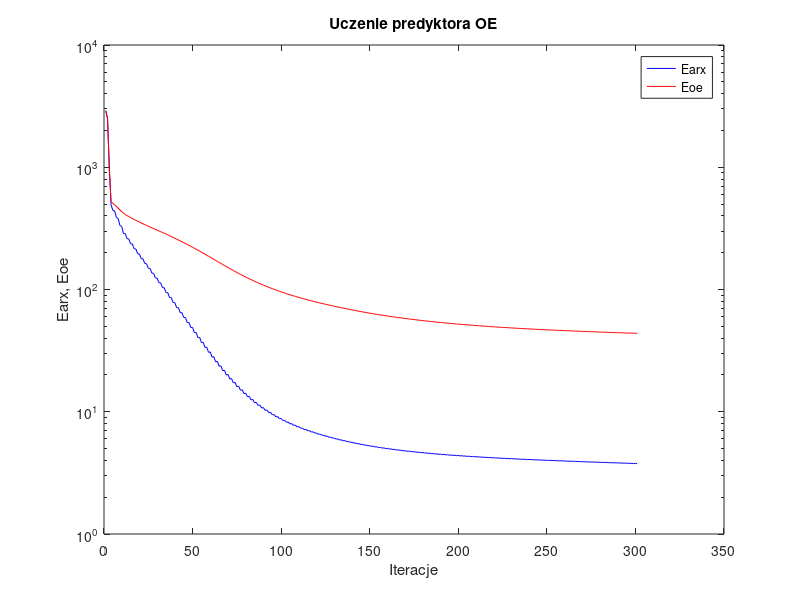
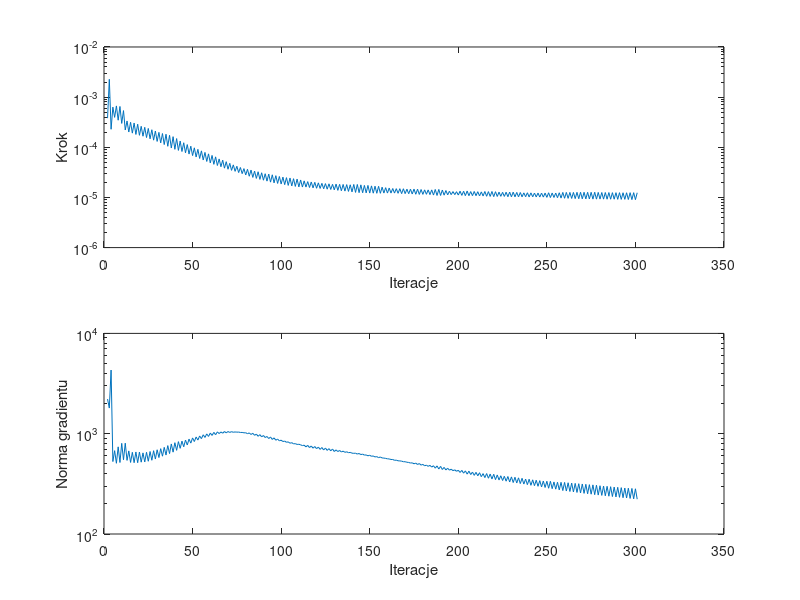

The MATLAB script that drew these images, in order:
%uczenie predyktora oe
clear all;
n=0; farx(n+1)=2.910036e+003; foe(n+1)=2.880503e+003; wspucz(n+1)=0.000000e+000; ng(n+1)=0.000000e+000;
n=1; farx(n+1)=2.531166e+003; foe(n+1)=2.485823e+003; krok(n+1)=3.812452e-004; ng(n+1)=2.215194e+003;
n=2; farx(n+1)=1.004899e+003; foe(n+1)=9.456060e+002; krok(n+1)=2.267275e-003; ng(n+1)=1.800887e+003;
n=3; farx(n+1)=4.923012e+002; foe(n+1)=5.239870e+002; krok(n+1)=2.288097e-004; ng(n+1)=4.309546e+003;
n=4; farx(n+1)=4.441560e+002; foe(n+1)=5.078778e+002; krok(n+1)=6.326141e-004; ng(n+1)=5.277228e+002;
n=5; farx(n+1)=4.396049e+002; foe(n+1)=4.932702e+002; krok(n+1)=3.949694e-004; ng(n+1)=6.774323e+002;
n=6; farx(n+1)=3.886537e+002; foe(n+1)=4.772087e+002; krok(n+1)=6.682927e-004; ng(n+1)=5.072232e+002;
n=7; farx(n+1)=3.813254e+002; foe(n+1)=4.625151e+002; krok(n+1)=3.467612e-004; ng(n+1)=7.392878e+002;
n=8; farx(n+1)=3.331768e+002; foe(n+1)=4.469596e+002; krok(n+1)=6.518015e-004; ng(n+1)=5.163388e+002;
n=9; farx(n+1)=3.276960e+002; foe(n+1)=4.332521e+002; krok(n+1)=2.992546e-004; ng(n+1)=8.011296e+002;
n=10; farx(n+1)=2.867635e+002; foe(n+1)=4.206955e+002; krok(n+1)=5.391128e-004; ng(n+1)=5.497452e+002;
n=11; farx(n+1)=2.867824e+002; foe(n+1)=4.104311e+002; krok(n+1)=2.215284e-004; ng(n+1)=8.041144e+002;
n=12; farx(n+1)=2.605338e+002; foe(n+1)=4.023784e+002; krok(n+1)=3.347436e-004; ng(n+1)=5.420452e+002;
n=13; farx(n+1)=2.593889e+002; foe(n+1)=3.949910e+002; krok(n+1)=2.015675e-004; ng(n+1)=6.738320e+002;
n=14; farx(n+1)=2.369791e+002; foe(n+1)=3.876804e+002; krok(n+1)=3.149159e-004; ng(n+1)=5.170525e+002;
n=15; farx(n+1)=2.355637e+002; foe(n+1)=3.809333e+002; krok(n+1)=1.915864e-004; ng(n+1)=6.523527e+002;
n=16; farx(n+1)=2.153527e+002; foe(n+1)=3.741855e+002; krok(n+1)=3.046485e-004; ng(n+1)=5.139671e+002;
n=17; farx(n+1)=2.141707e+002; foe(n+1)=3.679187e+002; krok(n+1)=1.803354e-004; ng(n+1)=6.575537e+002;
n=18; farx(n+1)=1.960720e+002; foe(n+1)=3.616980e+002; krok(n+1)=2.884957e-004; ng(n+1)=5.139634e+002;
n=19; farx(n+1)=1.950282e+002; foe(n+1)=3.558989e+002; krok(n+1)=1.733806e-004; ng(n+1)=6.562490e+002;
n=20; farx(n+1)=1.791080e+002; foe(n+1)=3.502077e+002; krok(n+1)=2.619761e-004; ng(n+1)=5.202109e+002;
n=21; farx(n+1)=1.780039e+002; foe(n+1)=3.448665e+002; krok(n+1)=1.662532e-004; ng(n+1)=6.440123e+002;
n=22; farx(n+1)=1.634988e+002; foe(n+1)=3.395158e+002; krok(n+1)=2.501541e-004; ng(n+1)=5.224250e+002;
n=23; farx(n+1)=1.625503e+002; foe(n+1)=3.344639e+002; krok(n+1)=1.563635e-004; ng(n+1)=6.525816e+002;
n=24; farx(n+1)=1.493056e+002; foe(n+1)=3.293928e+002; krok(n+1)=2.375655e-004; ng(n+1)=5.313373e+002;
n=25; farx(n+1)=1.484895e+002; foe(n+1)=3.245782e+002; krok(n+1)=1.474875e-004; ng(n+1)=6.642560e+002;
n=26; farx(n+1)=1.363852e+002; foe(n+1)=3.197420e+002; krok(n+1)=2.238326e-004; ng(n+1)=5.435163e+002;
n=27; farx(n+1)=1.356772e+002; foe(n+1)=3.151195e+002; krok(n+1)=1.387513e-004; ng(n+1)=6.770100e+002;
n=28; farx(n+1)=1.245742e+002; foe(n+1)=3.104536e+002; krok(n+1)=2.111695e-004; ng(n+1)=5.589286e+002;
n=29; farx(n+1)=1.239666e+002; foe(n+1)=3.059831e+002; krok(n+1)=1.309203e-004; ng(n+1)=6.913067e+002;
n=30; farx(n+1)=1.137458e+002; foe(n+1)=3.014636e+002; krok(n+1)=1.984325e-004; ng(n+1)=5.783074e+002;
n=31; farx(n+1)=1.132449e+002; foe(n+1)=2.971004e+002; krok(n+1)=1.224609e-004; ng(n+1)=7.093381e+002;
n=32; farx(n+1)=1.037695e+002; foe(n+1)=2.926683e+002; krok(n+1)=1.882222e-004; ng(n+1)=5.966718e+002;
n=33; farx(n+1)=1.033764e+002; foe(n+1)=2.883762e+002; krok(n+1)=1.133097e-004; ng(n+1)=7.310730e+002;
n=34; farx(n+1)=9.447249e+001; foe(n+1)=2.839660e+002; krok(n+1)=1.821736e-004; ng(n+1)=6.128142e+002;
n=35; farx(n+1)=9.422873e+001; foe(n+1)=2.796909e+002; krok(n+1)=1.046887e-004; ng(n+1)=7.609436e+002;
n=36; farx(n+1)=8.591743e+001; foe(n+1)=2.753189e+002; krok(n+1)=1.733806e-004; ng(n+1)=6.334370e+002;
n=37; farx(n+1)=8.579050e+001; foe(n+1)=2.710550e+002; krok(n+1)=9.677161e-005; ng(n+1)=7.904197e+002;
n=38; farx(n+1)=7.811066e+001; foe(n+1)=2.667001e+002; krok(n+1)=1.629504e-004; ng(n+1)=6.546114e+002;
n=39; farx(n+1)=7.805525e+001; foe(n+1)=2.624787e+002; krok(n+1)=9.108681e-005; ng(n+1)=8.135014e+002;
n=40; farx(n+1)=7.104047e+001; foe(n+1)=2.581977e+002; krok(n+1)=1.492510e-004; ng(n+1)=6.823208e+002;
n=41; farx(n+1)=7.103678e+001; foe(n+1)=2.540321e+002; krok(n+1)=8.669030e-005; ng(n+1)=8.332017e+002;
n=42; farx(n+1)=6.472332e+001; foe(n+1)=2.498527e+002; krok(n+1)=1.331533e-004; ng(n+1)=7.147452e+002;
n=43; farx(n+1)=6.470716e+001; foe(n+1)=2.457789e+002; krok(n+1)=8.238644e-005; ng(n+1)=8.430948e+002;
n=44; farx(n+1)=5.891002e+001; foe(n+1)=2.416366e+002; krok(n+1)=1.231773e-004; ng(n+1)=7.407568e+002;
n=45; farx(n+1)=5.893640e+001; foe(n+1)=2.376054e+002; krok(n+1)=7.765442e-005; ng(n+1)=8.635316e+002;
n=46; farx(n+1)=5.362580e+001; foe(n+1)=2.335158e+002; krok(n+1)=1.133097e-004; ng(n+1)=7.720660e+002;
n=47; farx(n+1)=5.368792e+001; foe(n+1)=2.295320e+002; krok(n+1)=7.324517e-005; ng(n+1)=8.829859e+002;
n=48; farx(n+1)=4.879163e+001; foe(n+1)=2.255000e+002; krok(n+1)=1.051281e-004; ng(n+1)=8.058879e+002;
n=49; farx(n+1)=4.890442e+001; foe(n+1)=2.215485e+002; krok(n+1)=6.831655e-005; ng(n+1)=9.077819e+002;
n=50; farx(n+1)=4.441536e+001; foe(n+1)=2.175635e+002; krok(n+1)=9.756692e-005; ng(n+1)=8.352586e+002;
n=51; farx(n+1)=4.455506e+001; foe(n+1)=2.136697e+002; krok(n+1)=6.409618e-005; ng(n+1)=9.267928e+002;
n=52; farx(n+1)=4.042339e+001; foe(n+1)=2.097460e+002; krok(n+1)=9.108681e-005; ng(n+1)=8.644886e+002;
n=53; farx(n+1)=4.060193e+001; foe(n+1)=2.059035e+002; krok(n+1)=5.985115e-005; ng(n+1)=9.497117e+002;
n=54; farx(n+1)=3.681131e+001; foe(n+1)=2.020549e+002; krok(n+1)=8.489916e-005; ng(n+1)=8.928778e+002;
n=55; farx(n+1)=3.701687e+001; foe(n+1)=1.982787e+002; krok(n+1)=5.581911e-005; ng(n+1)=9.753965e+002;
n=56; farx(n+1)=3.355819e+001; foe(n+1)=1.945101e+002; krok(n+1)=7.907676e-005; ng(n+1)=9.175757e+002;
n=57; farx(n+1)=3.377480e+001; foe(n+1)=1.908235e+002; krok(n+1)=5.219689e-005; ng(n+1)=9.954622e+002;
n=58; farx(n+1)=3.062099e+001; foe(n+1)=1.871458e+002; krok(n+1)=7.395359e-005; ng(n+1)=9.393242e+002;
n=59; farx(n+1)=3.084913e+001; foe(n+1)=1.835572e+002; krok(n+1)=4.886623e-005; ng(n+1)=1.015153e+003;
n=60; farx(n+1)=2.798618e+001; foe(n+1)=1.799919e+002; krok(n+1)=6.888194e-005; ng(n+1)=9.607350e+002;
n=61; farx(n+1)=2.821633e+001; foe(n+1)=1.765174e+002; krok(n+1)=4.572173e-005; ng(n+1)=1.030619e+003;
n=62; farx(n+1)=2.562276e+001; foe(n+1)=1.730695e+002; krok(n+1)=6.446963e-005; ng(n+1)=9.770212e+002;
n=63; farx(n+1)=2.585889e+001; foe(n+1)=1.697209e+002; krok(n+1)=4.334515e-005; ng(n+1)=1.043288e+003;
n=64; farx(n+1)=2.354277e+001; foe(n+1)=1.664389e+002; krok(n+1)=5.863200e-005; ng(n+1)=1.002636e+003;
n=65; farx(n+1)=2.375568e+001; foe(n+1)=1.632466e+002; krok(n+1)=4.095955e-005; ng(n+1)=1.040953e+003;
n=66; farx(n+1)=2.165940e+001; foe(n+1)=1.600992e+002; krok(n+1)=5.537580e-005; ng(n+1)=1.011450e+003;
n=67; farx(n+1)=2.187110e+001; foe(n+1)=1.570422e+002; krok(n+1)=3.837621e-005; ng(n+1)=1.051272e+003;
n=68; farx(n+1)=1.999683e+001; foe(n+1)=1.540440e+002; krok(n+1)=5.162212e-005; ng(n+1)=1.019220e+003;
n=69; farx(n+1)=2.019350e+001; foe(n+1)=1.511466e+002; krok(n+1)=3.650218e-005; ng(n+1)=1.051447e+003;
n=70; farx(n+1)=1.852094e+001; foe(n+1)=1.483143e+002; krok(n+1)=4.789661e-005; ng(n+1)=1.028830e+003;
n=71; farx(n+1)=1.870129e+001; foe(n+1)=1.455770e+002; krok(n+1)=3.468782e-005; ng(n+1)=1.048872e+003;
n=72; farx(n+1)=1.721256e+001; foe(n+1)=1.429063e+002; krok(n+1)=4.461789e-005; ng(n+1)=1.032633e+003;
n=73; farx(n+1)=1.737587e+001; foe(n+1)=1.403305e+002; krok(n+1)=3.315087e-005; ng(n+1)=1.041839e+003;
n=74; farx(n+1)=1.604376e+001; foe(n+1)=1.378239e+002; krok(n+1)=4.185317e-005; ng(n+1)=1.035605e+003;
n=75; farx(n+1)=1.619463e+001; foe(n+1)=1.353985e+002; krok(n+1)=3.134037e-005; ng(n+1)=1.038715e+003;
n=76; farx(n+1)=1.500749e+001; foe(n+1)=1.330425e+002; krok(n+1)=3.955346e-005; ng(n+1)=1.028627e+003;
n=77; farx(n+1)=1.514322e+001; foe(n+1)=1.307686e+002; krok(n+1)=2.981309e-005; ng(n+1)=1.029612e+003;
n=78; farx(n+1)=1.408222e+001; foe(n+1)=1.285613e+002; krok(n+1)=3.757145e-005; ng(n+1)=1.019976e+003;
n=79; farx(n+1)=1.420416e+001; foe(n+1)=1.264296e+002; krok(n+1)=2.809248e-005; ng(n+1)=1.021871e+003;
n=80; farx(n+1)=1.325106e+001; foe(n+1)=1.243548e+002; krok(n+1)=3.639457e-005; ng(n+1)=1.000733e+003;
n=81; farx(n+1)=1.336461e+001; foe(n+1)=1.223534e+002; krok(n+1)=2.647223e-005; ng(n+1)=1.017455e+003;
n=82; farx(n+1)=1.251012e+001; foe(n+1)=1.204099e+002; krok(n+1)=3.511208e-005; ng(n+1)=9.823204e+002;
n=83; farx(n+1)=1.261424e+001; foe(n+1)=1.185343e+002; krok(n+1)=2.508858e-005; ng(n+1)=1.009155e+003;
n=84; farx(n+1)=1.185431e+001; foe(n+1)=1.167182e+002; krok(n+1)=3.351833e-005; ng(n+1)=9.638247e+002;
n=85; farx(n+1)=1.194399e+001; foe(n+1)=1.149707e+002; krok(n+1)=2.394830e-005; ng(n+1)=9.908034e+002;
n=86; farx(n+1)=1.126161e+001; foe(n+1)=1.132703e+002; krok(n+1)=3.251699e-005; ng(n+1)=9.420429e+002;
n=87; farx(n+1)=1.134375e+001; foe(n+1)=1.116333e+002; krok(n+1)=2.288495e-005; ng(n+1)=9.792657e+002;
n=88; farx(n+1)=1.073500e+001; foe(n+1)=1.100492e+002; krok(n+1)=3.104372e-005; ng(n+1)=9.295199e+002;
n=89; farx(n+1)=1.080658e+001; foe(n+1)=1.085225e+002; krok(n+1)=2.206044e-005; ng(n+1)=9.594120e+002;
n=90; farx(n+1)=1.026253e+001; foe(n+1)=1.070452e+002; krok(n+1)=2.969568e-005; ng(n+1)=9.156260e+002;
n=91; farx(n+1)=1.032339e+001; foe(n+1)=1.056203e+002; krok(n+1)=2.114892e-005; ng(n+1)=9.383788e+002;
n=92; farx(n+1)=9.829748e+000; foe(n+1)=1.042318e+002; krok(n+1)=2.921834e-005; ng(n+1)=8.944104e+002;
n=93; farx(n+1)=9.886269e+000; foe(n+1)=1.028896e+002; krok(n+1)=2.020511e-005; ng(n+1)=9.278164e+002;
n=94; farx(n+1)=9.441352e+000; foe(n+1)=1.015884e+002; krok(n+1)=2.829063e-005; ng(n+1)=8.766629e+002;
n=95; farx(n+1)=9.491313e+000; foe(n+1)=1.003298e+002; krok(n+1)=1.953303e-005; ng(n+1)=9.087893e+002;
n=96; farx(n+1)=9.091402e+000; foe(n+1)=9.911063e+001; krok(n+1)=2.717293e-005; ng(n+1)=8.606745e+002;
n=97; farx(n+1)=9.134171e+000; foe(n+1)=9.793310e+001; krok(n+1)=1.903096e-005; ng(n+1)=8.846708e+002;
n=98; farx(n+1)=8.772822e+000; foe(n+1)=9.678922e+001; krok(n+1)=2.617217e-005; ng(n+1)=8.481113e+002;
n=99; farx(n+1)=8.809915e+000; foe(n+1)=9.568384e+001; krok(n+1)=1.854561e-005; ng(n+1)=8.623362e+002;
n=100; farx(n+1)=8.480538e+000; foe(n+1)=9.460804e+001; krok(n+1)=2.541507e-005; ng(n+1)=8.351729e+002;
n=101; farx(n+1)=8.513880e+000; foe(n+1)=9.356475e+001; krok(n+1)=1.799457e-005; ng(n+1)=8.445870e+002;
n=102; farx(n+1)=8.212210e+000; foe(n+1)=9.254956e+001; krok(n+1)=2.480406e-005; ng(n+1)=8.209437e+002;
n=103; farx(n+1)=8.242187e+000; foe(n+1)=9.156235e+001; krok(n+1)=1.738167e-005; ng(n+1)=8.290562e+002;
n=104; farx(n+1)=7.965044e+000; foe(n+1)=9.059819e+001; krok(n+1)=2.439173e-005; ng(n+1)=8.034027e+002;
n=105; farx(n+1)=7.992590e+000; foe(n+1)=8.966313e+001; krok(n+1)=1.696327e-005; ng(n+1)=8.142824e+002;
n=106; farx(n+1)=7.738266e+000; foe(n+1)=8.875170e+001; krok(n+1)=2.364703e-005; ng(n+1)=7.917930e+002;
n=107; farx(n+1)=7.762968e+000; foe(n+1)=8.786669e+001; krok(n+1)=1.659073e-005; ng(n+1)=7.964267e+002;
n=108; farx(n+1)=7.527062e+000; foe(n+1)=8.700147e+001; krok(n+1)=2.322634e-005; ng(n+1)=7.815570e+002;
n=109; farx(n+1)=7.550787e+000; foe(n+1)=8.615843e+001; krok(n+1)=1.621284e-005; ng(n+1)=7.850593e+002;
n=110; farx(n+1)=7.334536e+000; foe(n+1)=8.533815e+001; krok(n+1)=2.230894e-005; ng(n+1)=7.741479e+002;
n=111; farx(n+1)=7.355357e+000; foe(n+1)=8.454200e+001; krok(n+1)=1.611823e-005; ng(n+1)=7.610987e+002;
n=112; farx(n+1)=7.156280e+000; foe(n+1)=8.376421e+001; krok(n+1)=2.139878e-005; ng(n+1)=7.681666e+002;
n=113; farx(n+1)=7.175031e+000; foe(n+1)=8.301002e+001; krok(n+1)=1.611823e-005; ng(n+1)=7.391519e+002;
n=114; farx(n+1)=6.989159e+000; foe(n+1)=8.227290e+001; krok(n+1)=2.068400e-005; ng(n+1)=7.649369e+002;
n=115; farx(n+1)=7.007074e+000; foe(n+1)=8.155286e+001; krok(n+1)=1.579136e-005; ng(n+1)=7.274596e+002;
n=116; farx(n+1)=6.832808e+000; foe(n+1)=8.084779e+001; krok(n+1)=2.034152e-005; ng(n+1)=7.542804e+002;
n=117; farx(n+1)=6.850318e+000; foe(n+1)=8.015944e+001; krok(n+1)=1.552186e-005; ng(n+1)=7.169522e+002;
n=118; farx(n+1)=6.686092e+000; foe(n+1)=7.948523e+001; krok(n+1)=2.001334e-005; ng(n+1)=7.450642e+002;
n=119; farx(n+1)=6.703666e+000; foe(n+1)=7.882563e+001; krok(n+1)=1.523649e-005; ng(n+1)=7.090882e+002;
n=120; farx(n+1)=6.549498e+000; foe(n+1)=7.818018e+001; krok(n+1)=1.954543e-005; ng(n+1)=7.357618e+002;
n=121; farx(n+1)=6.566604e+000; foe(n+1)=7.754988e+001; krok(n+1)=1.511881e-005; ng(n+1)=6.972669e+002;
n=122; farx(n+1)=6.420976e+000; foe(n+1)=7.693255e+001; krok(n+1)=1.909813e-005; ng(n+1)=7.284343e+002;
n=123; farx(n+1)=6.437981e+000; foe(n+1)=7.632852e+001; krok(n+1)=1.489745e-005; ng(n+1)=6.880563e+002;
n=124; farx(n+1)=6.299571e+000; foe(n+1)=7.573599e+001; krok(n+1)=1.886606e-005; ng(n+1)=7.197459e+002;
n=125; farx(n+1)=6.316923e+000; foe(n+1)=7.515563e+001; krok(n+1)=1.461294e-005; ng(n+1)=6.813086e+002;
n=126; farx(n+1)=6.185010e+000; foe(n+1)=7.458590e+001; krok(n+1)=1.870342e-005; ng(n+1)=7.098791e+002;
n=127; farx(n+1)=6.203081e+000; foe(n+1)=7.402781e+001; krok(n+1)=1.442554e-005; ng(n+1)=6.748279e+002;
n=128; farx(n+1)=6.077885e+000; foe(n+1)=7.348157e+001; krok(n+1)=1.825798e-005; ng(n+1)=7.034486e+002;
n=129; farx(n+1)=6.095537e+000; foe(n+1)=7.294651e+001; krok(n+1)=1.416371e-005; ng(n+1)=6.645448e+002;
n=130; farx(n+1)=5.974855e+000; foe(n+1)=7.241861e+001; krok(n+1)=1.843594e-005; ng(n+1)=6.898023e+002;
n=131; farx(n+1)=5.993875e+000; foe(n+1)=7.190143e+001; krok(n+1)=1.384395e-005; ng(n+1)=6.637454e+002;
n=132; farx(n+1)=5.878260e+000; foe(n+1)=7.139359e+001; krok(n+1)=1.823872e-005; ng(n+1)=6.807576e+002;
n=133; farx(n+1)=5.897737e+000; foe(n+1)=7.089585e+001; krok(n+1)=1.361415e-005; ng(n+1)=6.572787e+002;
n=134; farx(n+1)=5.786558e+000; foe(n+1)=7.040632e+001; krok(n+1)=1.815690e-005; ng(n+1)=6.703074e+002;
n=135; farx(n+1)=5.806756e+000; foe(n+1)=6.992652e+001; krok(n+1)=1.338683e-005; ng(n+1)=6.521686e+002;
n=136; farx(n+1)=5.699767e+000; foe(n+1)=6.945491e+001; krok(n+1)=1.802934e-005; ng(n+1)=6.605381e+002;
n=137; farx(n+1)=5.720626e+000; foe(n+1)=6.899255e+001; krok(n+1)=1.319099e-005; ng(n+1)=6.463613e+002;
n=138; farx(n+1)=5.617611e+000; foe(n+1)=6.853829e+001; krok(n+1)=1.787154e-005; ng(n+1)=6.510900e+002;
n=139; farx(n+1)=5.638718e+000; foe(n+1)=6.809298e+001; krok(n+1)=1.290553e-005; ng(n+1)=6.398804e+002;
n=140; farx(n+1)=5.538403e+000; foe(n+1)=6.765234e+001; krok(n+1)=1.815690e-005; ng(n+1)=6.370682e+002;
n=141; farx(n+1)=5.560788e+000; foe(n+1)=6.722030e+001; krok(n+1)=1.259797e-005; ng(n+1)=6.397643e+002;
n=142; farx(n+1)=5.463632e+000; foe(n+1)=6.679489e+001; krok(n+1)=1.814366e-005; ng(n+1)=6.263412e+002;
n=143; farx(n+1)=5.486955e+000; foe(n+1)=6.637765e+001; krok(n+1)=1.245057e-005; ng(n+1)=6.351969e+002;
n=144; farx(n+1)=5.393401e+000; foe(n+1)=6.596904e+001; krok(n+1)=1.782680e-005; ng(n+1)=6.186880e+002;
n=145; farx(n+1)=5.417174e+000; foe(n+1)=6.556817e+001; krok(n+1)=1.240203e-005; ng(n+1)=6.261773e+002;
n=146; farx(n+1)=5.327405e+000; foe(n+1)=6.517602e+001; krok(n+1)=1.738167e-005; ng(n+1)=6.117215e+002;
n=147; farx(n+1)=5.351047e+000; foe(n+1)=6.479211e+001; krok(n+1)=1.234279e-005; ng(n+1)=6.142096e+002;
n=148; farx(n+1)=5.263685e+000; foe(n+1)=6.441384e+001; krok(n+1)=1.736589e-005; ng(n+1)=6.018458e+002;
n=149; farx(n+1)=5.288340e+000; foe(n+1)=6.404268e+001; krok(n+1)=1.222055e-005; ng(n+1)=6.103056e+002;
n=150; farx(n+1)=5.204027e+000; foe(n+1)=6.367955e+001; krok(n+1)=1.700240e-005; ng(n+1)=5.949260e+002;
n=151; farx(n+1)=5.228823e+000; foe(n+1)=6.332317e+001; krok(n+1)=1.216245e-005; ng(n+1)=6.003626e+002;
n=152; farx(n+1)=5.147342e+000; foe(n+1)=6.297337e+001; krok(n+1)=1.675917e-005; ng(n+1)=5.860594e+002;
n=153; farx(n+1)=5.172309e+000; foe(n+1)=6.263091e+001; krok(n+1)=1.209645e-005; ng(n+1)=5.910031e+002;
n=154; farx(n+1)=5.092946e+000; foe(n+1)=6.229381e+001; krok(n+1)=1.666809e-005; ng(n+1)=5.770467e+002;
n=155; farx(n+1)=5.118927e+000; foe(n+1)=6.196323e+001; krok(n+1)=1.209447e-005; ng(n+1)=5.857144e+002;
n=156; farx(n+1)=5.042626e+000; foe(n+1)=6.164088e+001; krok(n+1)=1.602043e-005; ng(n+1)=5.733335e+002;
n=157; farx(n+1)=5.068361e+000; foe(n+1)=6.132483e+001; krok(n+1)=1.222055e-005; ng(n+1)=5.711349e+002;
n=158; farx(n+1)=4.994333e+000; foe(n+1)=6.101528e+001; krok(n+1)=1.565988e-005; ng(n+1)=5.675428e+002;
n=159; farx(n+1)=5.020243e+000; foe(n+1)=6.071136e+001; krok(n+1)=1.222055e-005; ng(n+1)=5.616691e+002;
n=160; farx(n+1)=4.948312e+000; foe(n+1)=6.041341e+001; krok(n+1)=1.539889e-005; ng(n+1)=5.603024e+002;
n=161; farx(n+1)=4.974489e+000; foe(n+1)=6.012087e+001; krok(n+1)=1.222055e-005; ng(n+1)=5.530372e+002;
n=162; farx(n+1)=4.904748e+000; foe(n+1)=5.983412e+001; krok(n+1)=1.507081e-005; ng(n+1)=5.534740e+002;
n=163; farx(n+1)=4.930820e+000; foe(n+1)=5.955285e+001; krok(n+1)=1.221743e-005; ng(n+1)=5.427150e+002;
n=164; farx(n+1)=4.862681e+000; foe(n+1)=5.927629e+001; krok(n+1)=1.496592e-005; ng(n+1)=5.449389e+002;
n=165; farx(n+1)=4.889052e+000; foe(n+1)=5.900484e+001; krok(n+1)=1.209645e-005; ng(n+1)=5.368708e+002;
n=166; farx(n+1)=4.822263e+000; foe(n+1)=5.873781e+001; krok(n+1)=1.496279e-005; ng(n+1)=5.354923e+002;
n=167; farx(n+1)=4.849021e+000; foe(n+1)=5.847539e+001; krok(n+1)=1.191521e-005; ng(n+1)=5.328069e+002;
n=168; farx(n+1)=4.783939e+000; foe(n+1)=5.821726e+001; krok(n+1)=1.490654e-005; ng(n+1)=5.251556e+002;
n=169; farx(n+1)=4.811071e+000; foe(n+1)=5.796419e+001; krok(n+1)=1.191391e-005; ng(n+1)=5.258731e+002;
n=170; farx(n+1)=4.747620e+000; foe(n+1)=5.771582e+001; krok(n+1)=1.461294e-005; ng(n+1)=5.190928e+002;
n=171; farx(n+1)=4.774579e+000; foe(n+1)=5.747212e+001; krok(n+1)=1.185899e-005; ng(n+1)=5.171363e+002;
n=172; farx(n+1)=4.712386e+000; foe(n+1)=5.723212e+001; krok(n+1)=1.461294e-005; ng(n+1)=5.098994e+002;
n=173; farx(n+1)=4.739617e+000; foe(n+1)=5.699658e+001; krok(n+1)=1.171829e-005; ng(n+1)=5.125370e+002;
n=174; farx(n+1)=4.678451e+000; foe(n+1)=5.676464e+001; krok(n+1)=1.466008e-005; ng(n+1)=5.011966e+002;
n=175; farx(n+1)=4.706135e+000; foe(n+1)=5.653664e+001; krok(n+1)=1.157184e-005; ng(n+1)=5.093137e+002;
n=176; farx(n+1)=4.646154e+000; foe(n+1)=5.631267e+001; krok(n+1)=1.460917e-005; ng(n+1)=4.932486e+002;
n=177; farx(n+1)=4.674065e+000; foe(n+1)=5.609234e+001; krok(n+1)=1.148266e-005; ng(n+1)=5.041137e+002;
n=178; farx(n+1)=4.615755e+000; foe(n+1)=5.587614e+001; krok(n+1)=1.438760e-005; ng(n+1)=4.857233e+002;
n=179; farx(n+1)=4.643423e+000; foe(n+1)=5.566414e+001; krok(n+1)=1.151293e-005; ng(n+1)=4.944999e+002;
n=180; farx(n+1)=4.586606e+000; foe(n+1)=5.545556e+001; krok(n+1)=1.416371e-005; ng(n+1)=4.788788e+002;
n=181; farx(n+1)=4.614135e+000; foe(n+1)=5.525133e+001; krok(n+1)=1.155324e-005; ng(n+1)=4.856382e+002;
n=182; farx(n+1)=4.557900e+000; foe(n+1)=5.505018e+001; krok(n+1)=1.414532e-005; ng(n+1)=4.727340e+002;
n=183; farx(n+1)=4.585828e+000; foe(n+1)=5.485222e+001; krok(n+1)=1.138585e-005; ng(n+1)=4.834105e+002;
n=184; farx(n+1)=4.530519e+000; foe(n+1)=5.465775e+001; krok(n+1)=1.414532e-005; ng(n+1)=4.648110e+002;
n=185; farx(n+1)=4.558241e+000; foe(n+1)=5.446616e+001; krok(n+1)=1.115447e-005; ng(n+1)=4.791959e+002;
n=186; farx(n+1)=4.503786e+000; foe(n+1)=5.427706e+001; krok(n+1)=1.442554e-005; ng(n+1)=4.532936e+002;
n=187; farx(n+1)=4.531810e+000; foe(n+1)=5.409104e+001; krok(n+1)=1.095389e-005; ng(n+1)=4.775190e+002;
n=188; farx(n+1)=4.478420e+000; foe(n+1)=5.390780e+001; krok(n+1)=1.445172e-005; ng(n+1)=4.445218e+002;
n=189; farx(n+1)=4.506710e+000; foe(n+1)=5.372789e+001; krok(n+1)=1.095376e-005; ng(n+1)=4.723426e+002;
n=190; farx(n+1)=4.454806e+000; foe(n+1)=5.355152e+001; krok(n+1)=1.404624e-005; ng(n+1)=4.397827e+002;
n=191; farx(n+1)=4.482681e+000; foe(n+1)=5.337868e+001; krok(n+1)=1.109569e-005; ng(n+1)=4.612065e+002;
n=192; farx(n+1)=4.431913e+000; foe(n+1)=5.320877e+001; krok(n+1)=1.373458e-005; ng(n+1)=4.352230e+002;
n=193; farx(n+1)=4.459831e+000; foe(n+1)=5.304216e+001; krok(n+1)=1.126542e-005; ng(n+1)=4.525670e+002;
n=194; farx(n+1)=4.410102e+000; foe(n+1)=5.287873e+001; krok(n+1)=1.328620e-005; ng(n+1)=4.329803e+002;
n=195; farx(n+1)=4.437643e+000; foe(n+1)=5.271810e+001; krok(n+1)=1.138585e-005; ng(n+1)=4.429033e+002;
n=196; farx(n+1)=4.388764e+000; foe(n+1)=5.256024e+001; krok(n+1)=1.308479e-005; ng(n+1)=4.281115e+002;
n=197; farx(n+1)=4.416122e+000; foe(n+1)=5.240492e+001; krok(n+1)=1.138585e-005; ng(n+1)=4.363666e+002;
n=198; farx(n+1)=4.367920e+000; foe(n+1)=5.225217e+001; krok(n+1)=1.302585e-005; ng(n+1)=4.219603e+002;
n=199; farx(n+1)=4.394827e+000; foe(n+1)=5.210169e+001; krok(n+1)=1.115447e-005; ng(n+1)=4.320641e+002;
n=200; farx(n+1)=4.347355e+000; foe(n+1)=5.195309e+001; krok(n+1)=1.331856e-005; ng(n+1)=4.108232e+002;
n=201; farx(n+1)=4.374554e+000; foe(n+1)=5.180685e+001; krok(n+1)=1.099167e-005; ng(n+1)=4.308156e+002;
n=202; farx(n+1)=4.327861e+000; foe(n+1)=5.166287e+001; krok(n+1)=1.328171e-005; ng(n+1)=4.040368e+002;
n=203; farx(n+1)=4.354723e+000; foe(n+1)=5.152118e+001; krok(n+1)=1.085468e-005; ng(n+1)=4.260163e+002;
n=204; farx(n+1)=4.308723e+000; foe(n+1)=5.138122e+001; krok(n+1)=1.342816e-005; ng(n+1)=3.953055e+002;
n=205; farx(n+1)=4.335945e+000; foe(n+1)=5.124359e+001; krok(n+1)=1.083629e-005; ng(n+1)=4.234607e+002;
n=206; farx(n+1)=4.290942e+000; foe(n+1)=5.110846e+001; krok(n+1)=1.308609e-005; ng(n+1)=3.915860e+002;
n=207; farx(n+1)=4.317455e+000; foe(n+1)=5.097561e+001; krok(n+1)=1.085468e-005; ng(n+1)=4.145414e+002;
n=208; farx(n+1)=4.273049e+000; foe(n+1)=5.084440e+001; krok(n+1)=1.315377e-005; ng(n+1)=3.843479e+002;
n=209; farx(n+1)=4.299812e+000; foe(n+1)=5.071535e+001; krok(n+1)=1.083629e-005; ng(n+1)=4.118638e+002;
n=210; farx(n+1)=4.255803e+000; foe(n+1)=5.058849e+001; krok(n+1)=1.302585e-005; ng(n+1)=3.804318e+002;
n=211; farx(n+1)=4.282339e+000; foe(n+1)=5.046317e+001; krok(n+1)=1.071362e-005; ng(n+1)=4.083526e+002;
n=212; farx(n+1)=4.239574e+000; foe(n+1)=5.033984e+001; krok(n+1)=1.290553e-005; ng(n+1)=3.729744e+002;
n=213; farx(n+1)=4.265324e+000; foe(n+1)=5.021872e+001; krok(n+1)=1.069939e-005; ng(n+1)=3.999843e+002;
n=214; farx(n+1)=4.222841e+000; foe(n+1)=5.009867e+001; krok(n+1)=1.313918e-005; ng(n+1)=3.652127e+002;
n=215; farx(n+1)=4.248947e+000; foe(n+1)=4.998051e+001; krok(n+1)=1.054828e-005; ng(n+1)=4.005116e+002;
n=216; farx(n+1)=4.207094e+000; foe(n+1)=4.986405e+001; krok(n+1)=1.306000e-005; ng(n+1)=3.598678e+002;
n=217; farx(n+1)=4.232902e+000; foe(n+1)=4.974933e+001; krok(n+1)=1.048504e-005; ng(n+1)=3.959924e+002;
n=218; farx(n+1)=4.191482e+000; foe(n+1)=4.963609e+001; krok(n+1)=1.314101e-005; ng(n+1)=3.536780e+002;
n=219; farx(n+1)=4.217317e+000; foe(n+1)=4.952436e+001; krok(n+1)=1.038706e-005; ng(n+1)=3.940519e+002;
n=220; farx(n+1)=4.176710e+000; foe(n+1)=4.941435e+001; krok(n+1)=1.302487e-005; ng(n+1)=3.486833e+002;
n=221; farx(n+1)=4.202336e+000; foe(n+1)=4.930603e+001; krok(n+1)=1.046074e-005; ng(n+1)=3.880628e+002;
n=222; farx(n+1)=4.162503e+000; foe(n+1)=4.919945e+001; krok(n+1)=1.275150e-005; ng(n+1)=3.455703e+002;
n=223; farx(n+1)=4.187653e+000; foe(n+1)=4.909451e+001; krok(n+1)=1.052881e-005; ng(n+1)=3.808425e+002;
n=224; farx(n+1)=4.148394e+000; foe(n+1)=4.899099e+001; krok(n+1)=1.264803e-005; ng(n+1)=3.414204e+002;
n=225; farx(n+1)=4.173208e+000; foe(n+1)=4.888899e+001; krok(n+1)=1.048504e-005; ng(n+1)=3.763046e+002;
n=226; farx(n+1)=4.134353e+000; foe(n+1)=4.878821e+001; krok(n+1)=1.270754e-005; ng(n+1)=3.362036e+002;
n=227; farx(n+1)=4.158976e+000; foe(n+1)=4.868879e+001; krok(n+1)=1.033992e-005; ng(n+1)=3.742430e+002;
n=228; farx(n+1)=4.120737e+000; foe(n+1)=4.859047e+001; krok(n+1)=1.277945e-005; ng(n+1)=3.301327e+002;
n=229; farx(n+1)=4.145234e+000; foe(n+1)=4.849364e+001; krok(n+1)=1.030147e-005; ng(n+1)=3.710153e+002;
n=230; farx(n+1)=4.107421e+000; foe(n+1)=4.839799e+001; krok(n+1)=1.274425e-005; ng(n+1)=3.259587e+002;
n=231; farx(n+1)=4.131871e+000; foe(n+1)=4.830365e+001; krok(n+1)=1.029142e-005; ng(n+1)=3.679035e+002;
n=232; farx(n+1)=4.094607e+000; foe(n+1)=4.821069e+001; krok(n+1)=1.259177e-005; ng(n+1)=3.225759e+002;
n=233; farx(n+1)=4.118708e+000; foe(n+1)=4.811893e+001; krok(n+1)=1.029142e-005; ng(n+1)=3.630130e+002;
n=234; farx(n+1)=4.081971e+000; foe(n+1)=4.802839e+001; krok(n+1)=1.253880e-005; ng(n+1)=3.182982e+002;
n=235; farx(n+1)=4.105881e+000; foe(n+1)=4.793901e+001; krok(n+1)=1.029142e-005; ng(n+1)=3.591314e+002;
n=236; farx(n+1)=4.069896e+000; foe(n+1)=4.785087e+001; krok(n+1)=1.234279e-005; ng(n+1)=3.146799e+002;
n=237; farx(n+1)=4.093266e+000; foe(n+1)=4.776403e+001; krok(n+1)=1.033992e-005; ng(n+1)=3.526513e+002;
n=238; farx(n+1)=4.057511e+000; foe(n+1)=4.767809e+001; krok(n+1)=1.240203e-005; ng(n+1)=3.104861e+002;
n=239; farx(n+1)=4.080831e+000; foe(n+1)=4.759320e+001; krok(n+1)=1.022121e-005; ng(n+1)=3.515153e+002;
n=240; farx(n+1)=4.045738e+000; foe(n+1)=4.750931e+001; krok(n+1)=1.234279e-005; ng(n+1)=3.059003e+002;
n=241; farx(n+1)=4.068848e+000; foe(n+1)=4.742662e+001; krok(n+1)=1.029142e-005; ng(n+1)=3.468599e+002;
n=242; farx(n+1)=4.034056e+000; foe(n+1)=4.734497e+001; krok(n+1)=1.222055e-005; ng(n+1)=3.033813e+002;
n=243; farx(n+1)=4.056891e+000; foe(n+1)=4.726427e+001; krok(n+1)=1.023758e-005; ng(n+1)=3.437316e+002;
n=244; farx(n+1)=4.022589e+000; foe(n+1)=4.718451e+001; krok(n+1)=1.221656e-005; ng(n+1)=2.989922e+002;
n=245; farx(n+1)=4.045137e+000; foe(n+1)=4.710572e+001; krok(n+1)=1.018440e-005; ng(n+1)=3.405842e+002;
n=246; farx(n+1)=4.011319e+000; foe(n+1)=4.702778e+001; krok(n+1)=1.221743e-005; ng(n+1)=2.946382e+002;
n=247; farx(n+1)=4.033650e+000; foe(n+1)=4.695083e+001; krok(n+1)=1.015968e-005; ng(n+1)=3.375071e+002;
n=248; farx(n+1)=4.000138e+000; foe(n+1)=4.687472e+001; krok(n+1)=1.222055e-005; ng(n+1)=2.910063e+002;
n=249; farx(n+1)=4.022185e+000; foe(n+1)=4.679946e+001; krok(n+1)=1.003721e-005; ng(n+1)=3.354915e+002;
n=250; farx(n+1)=3.988936e+000; foe(n+1)=4.672488e+001; krok(n+1)=1.240203e-005; ng(n+1)=2.859486e+002;
n=251; farx(n+1)=4.011081e+000; foe(n+1)=4.665106e+001; krok(n+1)=9.952471e-006; ng(n+1)=3.352586e+002;
n=252; farx(n+1)=3.978413e+000; foe(n+1)=4.657823e+001; krok(n+1)=1.225273e-005; ng(n+1)=2.829814e+002;
n=253; farx(n+1)=4.000165e+000; foe(n+1)=4.650626e+001; krok(n+1)=9.999543e-006; ng(n+1)=3.302615e+002;
n=254; farx(n+1)=3.967803e+000; foe(n+1)=4.643511e+001; krok(n+1)=1.222055e-005; ng(n+1)=2.800114e+002;
n=255; farx(n+1)=3.989218e+000; foe(n+1)=4.636468e+001; krok(n+1)=9.888364e-006; ng(n+1)=3.279230e+002;
n=256; farx(n+1)=3.957138e+000; foe(n+1)=4.629486e+001; krok(n+1)=1.240203e-005; ng(n+1)=2.752521e+002;
n=257; farx(n+1)=3.978380e+000; foe(n+1)=4.622571e+001; krok(n+1)=9.716744e-006; ng(n+1)=3.274998e+002;
n=258; farx(n+1)=3.946633e+000; foe(n+1)=4.615709e+001; krok(n+1)=1.259177e-005; ng(n+1)=2.710999e+002;
n=259; farx(n+1)=3.967832e+000; foe(n+1)=4.608921e+001; krok(n+1)=9.628751e-006; ng(n+1)=3.267214e+002;
n=260; farx(n+1)=3.936448e+000; foe(n+1)=4.602203e+001; krok(n+1)=1.259177e-005; ng(n+1)=2.682329e+002;
n=261; farx(n+1)=3.957434e+000; foe(n+1)=4.595554e+001; krok(n+1)=9.586893e-006; ng(n+1)=3.242689e+002;
n=262; farx(n+1)=3.926408e+000; foe(n+1)=4.588973e+001; krok(n+1)=1.259177e-005; ng(n+1)=2.654143e+002;
n=263; farx(n+1)=3.947188e+000; foe(n+1)=4.582460e+001; krok(n+1)=9.549067e-006; ng(n+1)=3.218348e+002;
n=264; farx(n+1)=3.916499e+000; foe(n+1)=4.576013e+001; krok(n+1)=1.259177e-005; ng(n+1)=2.626905e+002;
n=265; farx(n+1)=3.937012e+000; foe(n+1)=4.569629e+001; krok(n+1)=9.479621e-006; ng(n+1)=3.195321e+002;
n=266; farx(n+1)=3.906708e+000; foe(n+1)=4.563299e+001; krok(n+1)=1.264803e-005; ng(n+1)=2.595449e+002;
n=267; farx(n+1)=3.927021e+000; foe(n+1)=4.557039e+001; krok(n+1)=9.434846e-006; ng(n+1)=3.173278e+002;
n=268; farx(n+1)=3.897031e+000; foe(n+1)=4.550831e+001; krok(n+1)=1.266631e-005; ng(n+1)=2.568531e+002;
n=269; farx(n+1)=3.917162e+000; foe(n+1)=4.544690e+001; krok(n+1)=9.388408e-006; ng(n+1)=3.152935e+002;
n=270; farx(n+1)=3.887514e+000; foe(n+1)=4.538601e+001; krok(n+1)=1.266631e-005; ng(n+1)=2.542273e+002;
n=271; farx(n+1)=3.907442e+000; foe(n+1)=4.532578e+001; krok(n+1)=9.357347e-006; ng(n+1)=3.129397e+002;
n=272; farx(n+1)=3.878141e+000; foe(n+1)=4.526607e+001; krok(n+1)=1.264803e-005; ng(n+1)=2.517343e+002;
n=273; farx(n+1)=3.897871e+000; foe(n+1)=4.520700e+001; krok(n+1)=9.340678e-006; ng(n+1)=3.104410e+002;
n=274; farx(n+1)=3.868799e+000; foe(n+1)=4.514847e+001; krok(n+1)=1.265721e-005; ng(n+1)=2.494278e+002;
n=275; farx(n+1)=3.888334e+000; foe(n+1)=4.509042e+001; krok(n+1)=9.263868e-006; ng(n+1)=3.088853e+002;
n=276; farx(n+1)=3.859657e+000; foe(n+1)=4.503285e+001; krok(n+1)=1.268925e-005; ng(n+1)=2.465920e+002;
n=277; farx(n+1)=3.878998e+000; foe(n+1)=4.497590e+001; krok(n+1)=9.251809e-006; ng(n+1)=3.064046e+002;
n=278; farx(n+1)=3.850742e+000; foe(n+1)=4.491945e+001; krok(n+1)=1.259797e-005; ng(n+1)=2.444359e+002;
n=279; farx(n+1)=3.869826e+000; foe(n+1)=4.486368e+001; krok(n+1)=9.282697e-006; ng(n+1)=3.029357e+002;
n=280; farx(n+1)=3.841821e+000; foe(n+1)=4.480836e+001; krok(n+1)=1.254429e-005; ng(n+1)=2.425986e+002;
n=281; farx(n+1)=3.860722e+000; foe(n+1)=4.475358e+001; krok(n+1)=9.254712e-006; ng(n+1)=3.008322e+002;
n=282; farx(n+1)=3.833002e+000; foe(n+1)=4.469927e+001; krok(n+1)=1.253880e-005; ng(n+1)=2.404173e+002;
n=283; farx(n+1)=3.851710e+000; foe(n+1)=4.464544e+001; krok(n+1)=9.217968e-006; ng(n+1)=2.988253e+002;
n=284; farx(n+1)=3.824345e+000; foe(n+1)=4.459205e+001; krok(n+1)=1.251850e-005; ng(n+1)=2.381589e+002;
n=285; farx(n+1)=3.842846e+000; foe(n+1)=4.453921e+001; krok(n+1)=9.215371e-006; ng(n+1)=2.962664e+002;
n=286; farx(n+1)=3.815808e+000; foe(n+1)=4.448681e+001; krok(n+1)=1.246120e-005; ng(n+1)=2.362219e+002;
n=287; farx(n+1)=3.834102e+000; foe(n+1)=4.443493e+001; krok(n+1)=9.217968e-006; ng(n+1)=2.936604e+002;
n=288; farx(n+1)=3.807278e+000; foe(n+1)=4.438348e+001; krok(n+1)=1.245057e-005; ng(n+1)=2.343600e+002;
n=289; farx(n+1)=3.825402e+000; foe(n+1)=4.433243e+001; krok(n+1)=9.165986e-006; ng(n+1)=2.920966e+002;
n=290; farx(n+1)=3.798909e+000; foe(n+1)=4.428179e+001; krok(n+1)=1.245571e-005; ng(n+1)=2.321133e+002;
n=291; farx(n+1)=3.816831e+000; foe(n+1)=4.423162e+001; krok(n+1)=9.148208e-006; ng(n+1)=2.898697e+002;
n=292; farx(n+1)=3.790689e+000; foe(n+1)=4.418183e+001; krok(n+1)=1.240823e-005; ng(n+1)=2.301330e+002;
n=293; farx(n+1)=3.808411e+000; foe(n+1)=4.413256e+001; krok(n+1)=9.165986e-006; ng(n+1)=2.871730e+002;
n=294; farx(n+1)=3.782420e+000; foe(n+1)=4.408368e+001; krok(n+1)=1.240203e-005; ng(n+1)=2.285125e+002;
n=295; farx(n+1)=3.800000e+000; foe(n+1)=4.403512e+001; krok(n+1)=9.098741e-006; ng(n+1)=2.860742e+002;
n=296; farx(n+1)=3.774277e+000; foe(n+1)=4.398696e+001; krok(n+1)=1.245057e-005; ng(n+1)=2.262899e+002;
n=297; farx(n+1)=3.791684e+000; foe(n+1)=4.393914e+001; krok(n+1)=9.049168e-006; ng(n+1)=2.845460e+002;
n=298; farx(n+1)=3.766287e+000; foe(n+1)=4.389169e+001; krok(n+1)=1.245571e-005; ng(n+1)=2.241713e+002;
n=299; farx(n+1)=3.783492e+000; foe(n+1)=4.384466e+001; krok(n+1)=9.034834e-006; ng(n+1)=2.823508e+002;
n=300; farx(n+1)=3.758433e+000; foe(n+1)=4.379796e+001; krok(n+1)=1.240823e-005; ng(n+1)=2.223275e+002;

figure; semilogy(farx,'b'); hold on; semilogy(foe,'r'); xlabel('Iteracje'); ylabel('Earx, Eoe'); legend('Earx','Eoe'); title('Uczenie predyktora OE');
figure; subplot(2,1,1); semilogy(krok); xlabel('Iteracje'); ylabel('Krok');
subplot(2,1,2); semilogy(ng); xlabel('Iteracje'); ylabel('Norma gradientu');
Earx=farx(n+1)
Eoe=foe(n+1)
